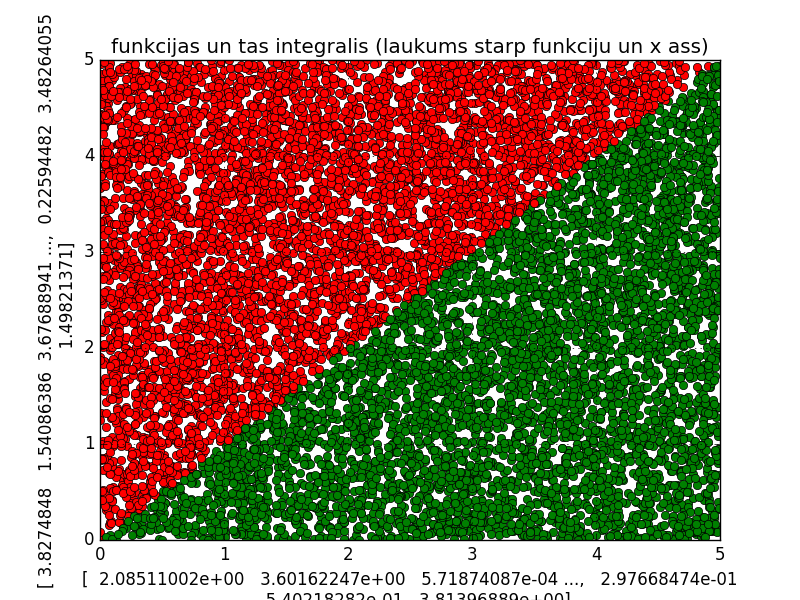

Here is the Python script that generated this plot:
import sys
sys.path.append('/usr/local/anaconda3/lib/python3.6/site-packages')

# N vienmerigi sadaliti gadijuma skaitli
# N uniformly distributed random numbers

from numpy import random
#print(random.__doc__)

#print(random.__doc__)

N = 10000
a = 0
b = 5

#pseido-gadijuma skaitlu generatora grauds
random.seed(1)

x = random.uniform(a,b,N)

'''
k = [0, 0, 0, 0, 0]
for i in range(N):
    if x[i] < 1:
            k[0] = k[0] + 1
    elif x[i] < 2:
            k[1] = k[1] + 1
    elif x[i] < 3:
            k[2] = k[2] + 1
    elif x[i] < 4:
            k[3] + k[3] + 1
    else:
            k[4] = k[4] + 1

print(k)
'''
y = random.uniform(a,b,N)

from matplotlib import pyplot as plt
plt.grid()
plt.xlabel(x)
plt.ylabel(y)
plt.title('funkcijas un tas integralis (laukums starp funkciju un x ass)')
#nav jegas zimet sadi plt.plot(x,y)
#plt.plot(x,y,'ko')

N1 = 0
for i in range(N):
    if y[i] < x[i]:
        plt.plot(x[i],y[i], 'go')
        N1 = N1 + 1
    else:
        plt.plot(x[i],y[i], 'ro')


S_zinamais = (b-a) * (b-a)
S_nezinamais = 1. * S_zinamais * N1 / N
print(S_nezinamais)

plt.show()
